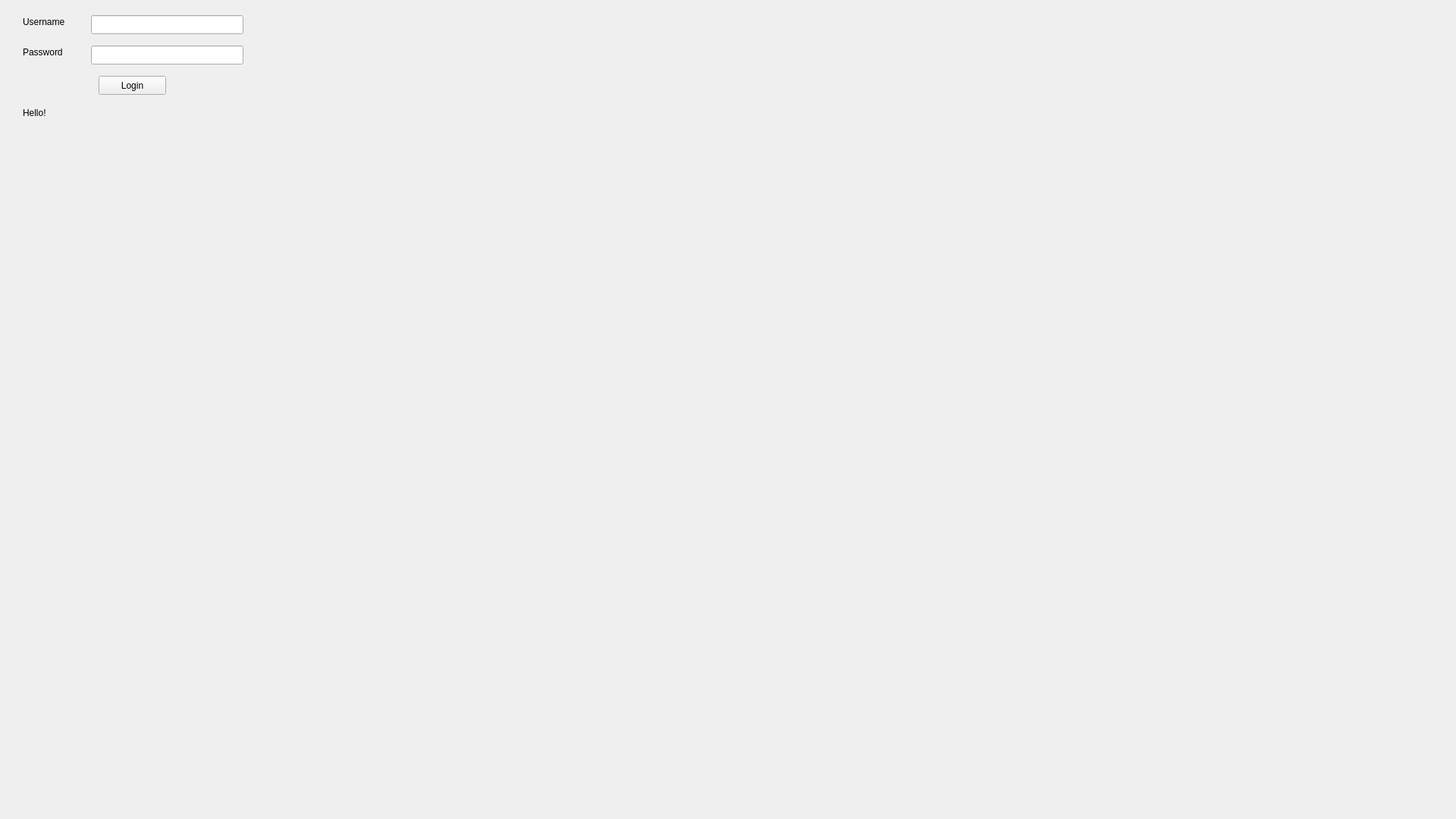
<?xml version="1.0" encoding="UTF-8"?>
<ui version="4.0">
 <class>LoginDialog</class>
 <widget class="QWidget" name="LoginDialog">
  <property name="geometry">
   <rect>
    <x>0</x>
    <y>0</y>
    <width>1920</width>
    <height>1080</height>
   </rect>
  </property>
  <property name="windowTitle">
   <string>Form</string>
  </property>
  <widget class="QPushButton" name="onLogin">
   <property name="geometry">
    <rect>
     <x>130</x>
     <y>100</y>
     <width>89</width>
     <height>25</height>
    </rect>
   </property>
   <property name="text">
    <string>Login</string>
   </property>
  </widget>
  <widget class="QLineEdit" name="username">
   <property name="geometry">
    <rect>
     <x>120</x>
     <y>20</y>
     <width>201</width>
     <height>25</height>
    </rect>
   </property>
  </widget>
  <widget class="QLineEdit" name="password">
   <property name="geometry">
    <rect>
     <x>120</x>
     <y>60</y>
     <width>201</width>
     <height>25</height>
    </rect>
   </property>
  </widget>
  <widget class="QLabel" name="label_username">
   <property name="geometry">
    <rect>
     <x>30</x>
     <y>20</y>
     <width>81</width>
     <height>17</height>
    </rect>
   </property>
   <property name="text">
    <string>Username</string>
   </property>
  </widget>
  <widget class="QLabel" name="label_password">
   <property name="geometry">
    <rect>
     <x>30</x>
     <y>60</y>
     <width>81</width>
     <height>17</height>
    </rect>
   </property>
   <property name="text">
    <string>Password</string>
   </property>
  </widget>
  <widget class="QLabel" name="statusLabel">
   <property name="geometry">
    <rect>
     <x>30</x>
     <y>140</y>
     <width>311</width>
     <height>17</height>
    </rect>
   </property>
   <property name="text">
    <string>Hello!</string>
   </property>
  </widget>
 </widget>
 <resources/>
 <connections/>
</ui>
